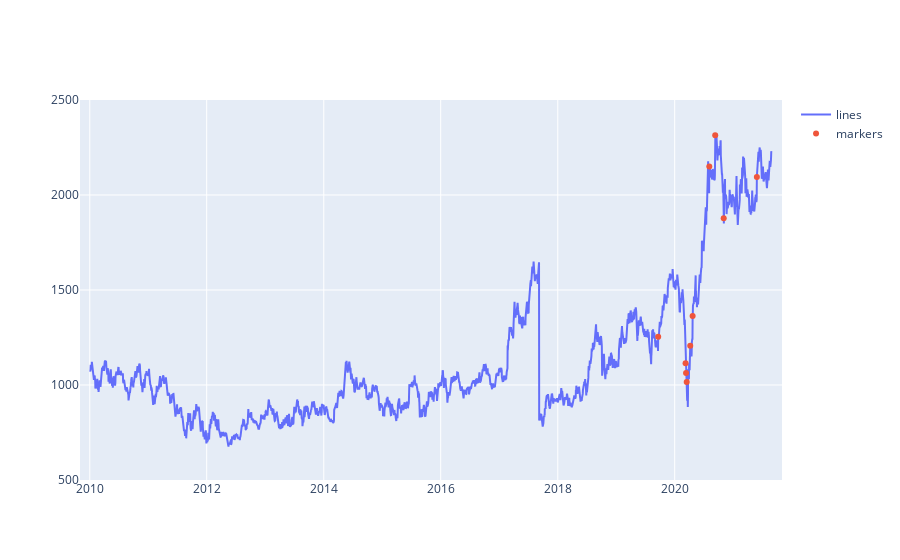

Notebook code for this chart:
### Code cell
fig = go.Figure()
fig.add_trace(go.Scatter(x=data['date'], y=data['close'], mode='lines', name='lines'))
fig.add_trace(go.Scatter(x=rows['date'], y=rows['close'], mode='markers', name='markers'))

fig.update_xaxes(range=["2009-11-01", "2021-11-01"])
fig.update_yaxes(range=[500, 2500])

### Figure 1 — Plotly figure (JSON) as saved in the notebook; plotly's stock layout.template omitted (floating-point values rounded to 4 significant figures; data arrays with more than 128 entries replaced by an {"elided": "..."} marker saying what was removed)
{"data": [{"mode": "lines", "name": "lines", "type": "scatter", "x": {"elided": "2895 str values"}, "y": {"elided": "2895 float values"}}, {"mode": "markers", "name": "markers", "type": "scatter", "x": ["2019-09-20T00:00:00", "2020-03-09T00:00:00", "2020-03-12T00:00:00", "2020-03-16T00:00:00", "2020-04-07T00:00:00", "2020-04-22T00:00:00", "2020-08-04T00:00:00", "2020-09-10T00:00:00", "2020-11-02T00:00:00", "2021-05-28T00:00:00"], "y": [1254.0, 1114.0, 1063, 1016.0, 1206.0, 1364.0, 2151.0, 2314, 1877.0, 2095.0]}], "layout": {"xaxis": {"range": ["2009-11-01", "2021-11-01"]}, "yaxis": {"range": [500, 2500]}}}
